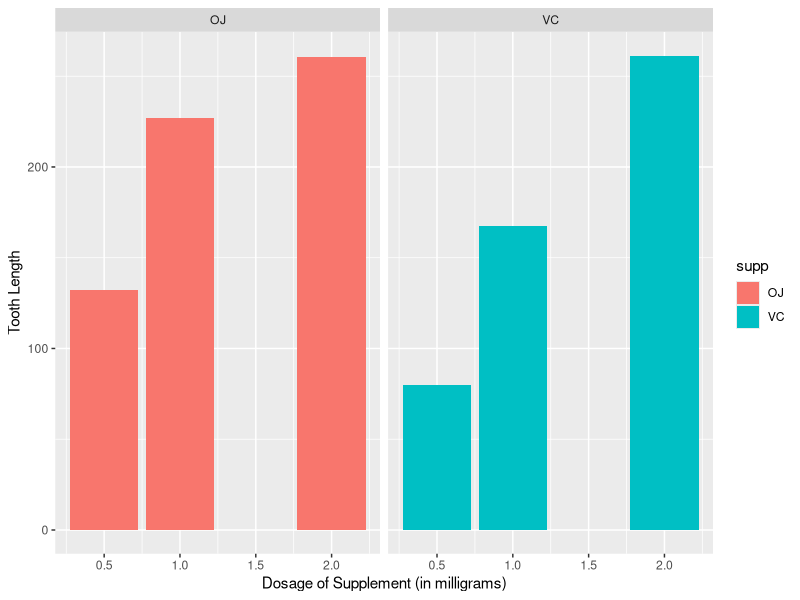

Generate this figure with R:
library(dplyr)
library(ggplot2)
data(ToothGrowth)
data <- ToothGrowth

summary(data)

ggplot(data = data, aes(x = dose, y = len, fill = supp))+
        geom_bar(stat = "identity") +
        facet_grid(.~supp) +
        xlab("Dosage of Supplement (in milligrams)") +
        ylab("Tooth Length")